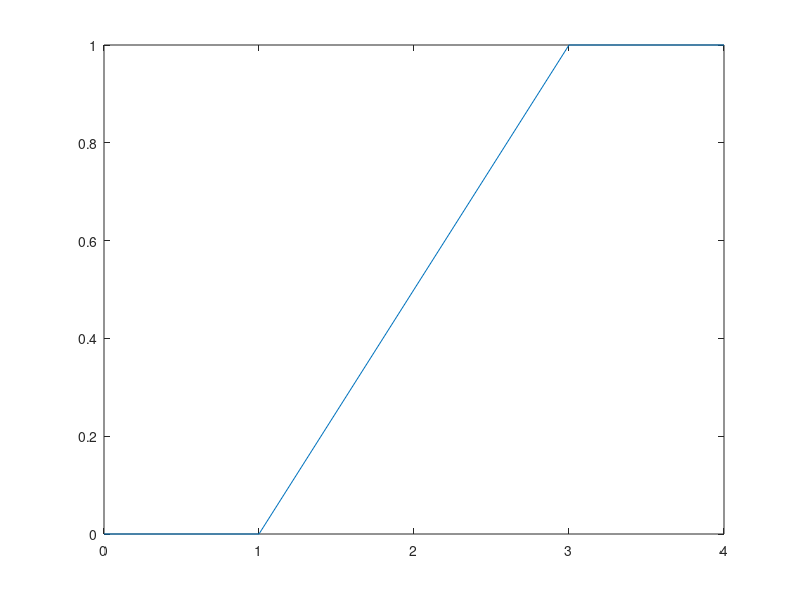

Reproduce this figure in MATLAB. (Note: this script raises an error after producing the figure.)
% load 'ex6data1.mat';
% plotData_class(X, y);
%figure;
X = [0; 1; 3; 4];
y = [0; 0; 1; 1];
plot(X, y);
%plotData_class(X, y);
hold on;

% theta = [ 1.1672; 1.0132; 0.3594; 0.9236];
theta = [ -0.5615; 1.6975; 2.1073; -0.4488];

[m_post, cov_post, sd] = gprTrain(X, y,[5], theta);
%[m_post, cov_post, sd] = gprTrain(X(1:end, :), y(1:end, :), X, theta);
%y(1:end)
m_post
%figure;
%plotData_class(X, m_post)
plot([5], m_post, 'g');
%plot(X(201:end, :), m_post, 'go')